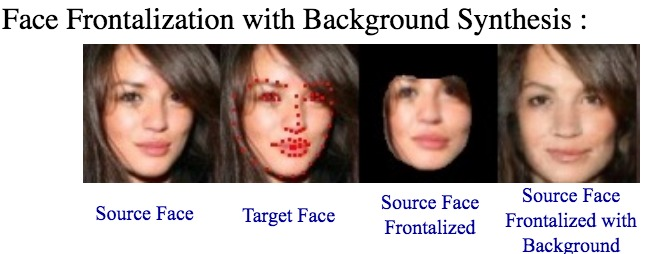
#> input picture images/Face_Frontalization_with_bg_synthesis.jpg, 657 x 254 px, found by its file name; its folder holds only this picture in this run
$ python crop_celeba.py
#> lines starting #> are read from the running program, lines starting #| are printed output that depends on the picture
import cv2
import os

# Get user supplied values
# Create the haar cascade
cascPath = '../util/haarcascade_frontalface_default.xml'
faceCascade = cv2.CascadeClassifier(cascPath)

dirname = 'CelebA/images'

if not os.path.exists('./images'):
    os.makedirs('./images')

# Read the image
for fn in sorted(os.listdir(dirname)):
    print(fn)
    image = cv2.imread(dirname + "/" + fn)
#> image is the input picture: shape (254, 657, 3); mean B, G, R 161.3, 165.4, 180.3
    gray = cv2.cvtColor(image, cv2.COLOR_BGR2GRAY)
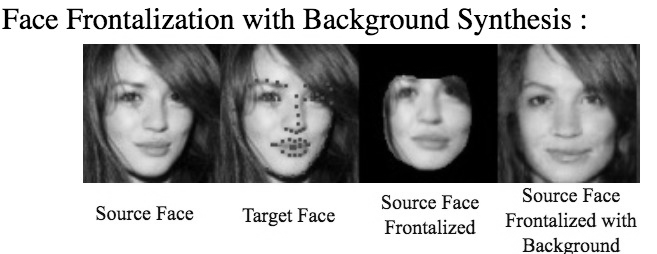
#> gray: shape (254, 657); min 0, max 255, mean 169.4

    faces = faceCascade.detectMultiScale(gray,5, 5)
#> faces = [[229, 55, 120, 120], [368, 50, 120, 120], [502, 60, 120, 120], [89, 55, 120, 120]]

    if len(faces) == 0:
        pass
    else:
        x, y, w, h = faces[0]
#> x = 229; y = 55; w = 120; h = 120
        image_crop = image[y:y+w, x:x+w, :]
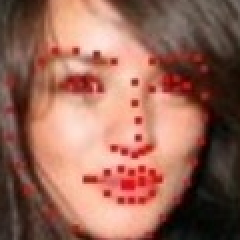
#> image_crop: shape (120, 120, 3) (shown 2 times larger); mean B, G, R 87.6, 102.8, 152.3
        image_resize = cv2.resize(image_crop, (80, 80))
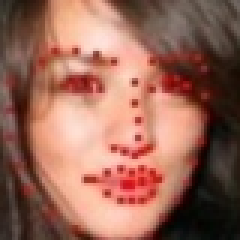
#> image_resize: shape (80, 80, 3) (shown 3 times larger); mean B, G, R 87.5, 102.8, 152.2
        fname = './images/' + fn[:-4] + '_crop' + fn[-4:]
        fname = fname.replace('.jpg', '.png')
        cv2.imwrite(fname, image_resize)

$ run again, on images/Face_Swap_2.jpg
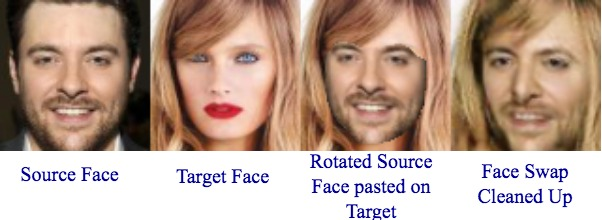
#> input picture images/Face_Swap_2.jpg, 602 x 220 px, found by its file name
#> image is the input picture: shape (220, 602, 3); mean B, G, R 146.2, 161, 186.7
#> `gray = cv2.cvtColor(image, cv2.COLOR_BGR2GRAY)`:
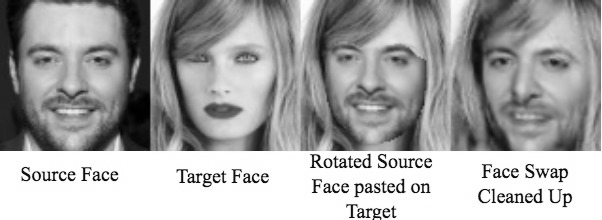
#> gray: shape (220, 602); min 0, max 255, mean 167
#> faces = [[13, 14, 120, 120], [312, 12, 120, 120], [162, 15, 120, 120], [465, 18, 120, 120]]
#> x = 13; y = 14; w = 120
#> `image_crop = image[y:y+w, x:x+w, :]`:
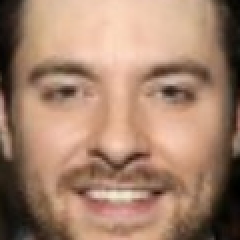
#> image_crop: shape (120, 120, 3) (shown 2 times larger); mean B, G, R 108.3, 130.1, 164.6

$ run again, on images/Face_Frontalization_with_bg_synthesis1.jpg
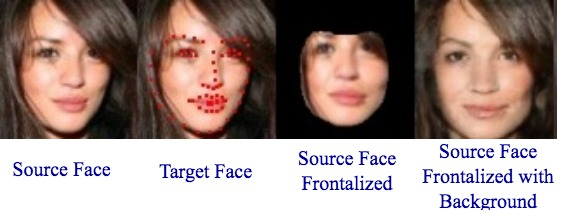
#> input picture images/Face_Frontalization_with_bg_synthesis1.jpg, 574 x 210 px, found by its file name
#> image is the input picture: shape (210, 574, 3); mean B, G, R 132.8, 138.5, 159.1
#> `gray = cv2.cvtColor(image, cv2.COLOR_BGR2GRAY)`:
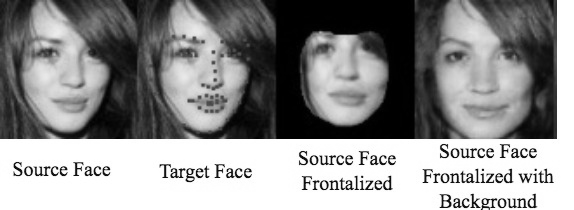
#> gray: shape (210, 574); min 0, max 255, mean 144
#> faces = [[8, 10, 120, 120], [147, 9, 120, 120], [286, 6, 120, 120], [423, 14, 120, 120]]
#> x = 8; y = 10; w = 120
#> `image_crop = image[y:y+w, x:x+w, :]`:
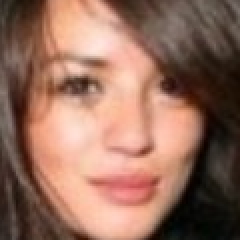
#> image_crop: shape (120, 120, 3) (shown 2 times larger); mean B, G, R 92.4, 108.5, 148.3
